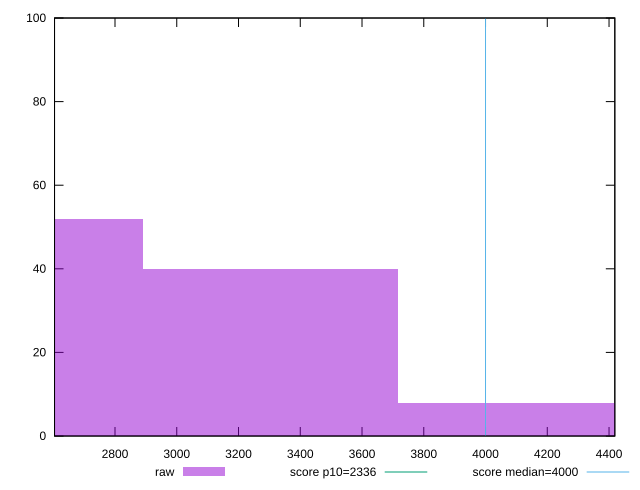

Write gnuplot code to recreate this figure.
reset

$raw <<EOF
3303.697239788732 40
2477.772929841549 52
4129.621549735915 8
EOF

set key outside below
set boxwidth 825.924309947183
set xrange [2604.1645:4418.756999999999]
set yrange [0:100]
set trange [0:100]
set style fill transparent solid 0.5 noborder

set parametric
set terminal svg size 640, 490 enhanced background rgb 'white'
set output "report_00013_2021-02-09T12-04-24.940Z/first-contentful-paint/samples/pages/raw/histogram.svg"

plot $raw title "raw" with boxes, \
     2336,t title "score p10=2336", \
     4000,t title "score median=4000"

reset
